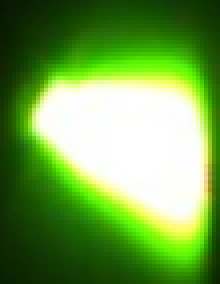
%> input picture 神经网络回归/s.png, 55 x 71 px (shown 4 times larger)
$ octave bp_regression.m   (GNU Octave 9; MATLAB toolbox functions it lacks are replaced by stand-ins)
%> lines starting %> are read from the running program, lines starting %| are printed output that depends on the picture
src=imread('s.png');
%> src is the input picture: size 71x55x3 uint8; mean R, G, B 111.5, 161.2, 74.4
dst=imread('dst.png');
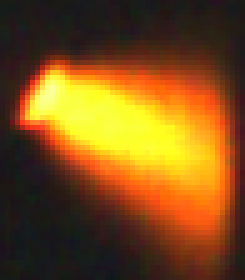
%> input picture 神经网络回归/dst.png, 49 x 56 px (shown 5 times larger)
%> dst is the input picture: size 56x49x3 uint8; mean R, G, B 125.8, 80.7, 26.9

%数据集准备  按行拉直
src_in=imresize(src,[50,60]); %训练集的输入数据
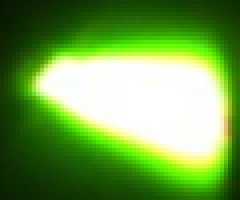
%> src_in: size 50x60x3 uint8 (shown 4 times larger); mean R, G, B 111.5, 161.2, 74.4
table_dst=imresize(dst,[50,60]);% 训练集输入数据的标签
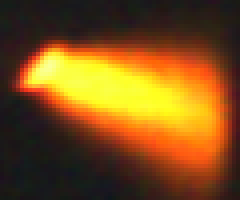
%> table_dst: size 50x60x3 uint8 (shown 4 times larger); mean R, G, B 125.7, 80.7, 26.9
%test_src=imresize(c,[50,60]);% 测试集的输入
[m,n,k]=size(src_in);
%> m = 50; n = 60; k = 3

p_src_in=[m*n,3];
%> p_src_in = [3000 3]
t_table_dst=[m*n,3];
%> t_table_dst = [3000 3]
%p_test_c=[m*n,3];
result_show=zeros(m,n,3);
%按行拉直 R G B
count=1;
for i=1:m
    for j=1:n
        p_src_in(count,1)= src_in(i,j,1); %R
        p_src_in(count,2)= src_in(i,j,2);
        p_src_in(count,3)= src_in(i,j,3);
        count=count+1;
    end
end
%> after the loop, count = 3001; p_src_in = 3000 rows, first 12: [7 22 3; 7 24 3; 8 26 3; 8 26 3; 9 27 3; 9 28 2; 9 29 1; 9 30 1; 10 32 1; 11 33 2; 12 35 2; 13 35 2]

count=1;
for i=1:m
    for j=1:n
        t_table_dst(count,1)= table_dst(i,j,1); %R
        t_table_dst(count,2)= table_dst(i,j,2);
        t_table_dst(count,3)= table_dst(i,j,3);
        count=count+1;
    end
end
%> after the loop, t_table_dst = 3000 rows, first 12: [25 27 23; 23 28 23; 23 28 23; 25 26 24; 27 23 26; 27 25 25; 28 27 22; 28 26 20; 28 25 23; 28 24 27; 26 23 28; 25 23 25]

count=1;
% [14 lines of commented-out code are left out]
P=p_src_in;
%> P has the same summary as p_src_in
T=t_table_dst;
%> T has the same summary as t_table_dst

%> (the run ends here)
